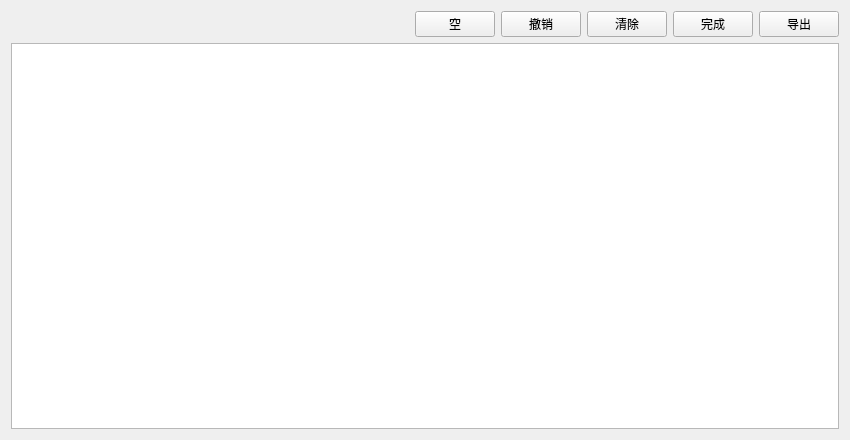
<?xml version="1.0" encoding="UTF-8"?>
<ui version="4.0">
 <class>SmartSecondSetting</class>
 <widget class="QWidget" name="SmartSecondSetting">
  <property name="geometry">
   <rect>
    <x>0</x>
    <y>0</y>
    <width>850</width>
    <height>440</height>
   </rect>
  </property>
  <property name="windowTitle">
   <string>Form</string>
  </property>
  <layout class="QVBoxLayout" name="verticalLayout_2">
   <item>
    <layout class="QVBoxLayout" name="verticalLayout">
     <item>
      <layout class="QHBoxLayout" name="horizontalLayout_2">
       <item>
        <spacer name="horizontalSpacer">
         <property name="orientation">
          <enum>Qt::Horizontal</enum>
         </property>
         <property name="sizeHint" stdset="0">
          <size>
           <width>40</width>
           <height>20</height>
          </size>
         </property>
        </spacer>
       </item>
       <item>
        <layout class="QHBoxLayout" name="horizontalLayout">
         <item>
          <widget class="QPushButton" name="EmptypushButton">
           <property name="text">
            <string>空</string>
           </property>
          </widget>
         </item>
         <item>
          <widget class="QPushButton" name="RevokepushButton">
           <property name="text">
            <string>撤销</string>
           </property>
          </widget>
         </item>
         <item>
          <widget class="QPushButton" name="ClearpushButton">
           <property name="text">
            <string>清除</string>
           </property>
          </widget>
         </item>
         <item>
          <widget class="QPushButton" name="FinishpushButton">
           <property name="text">
            <string>完成</string>
           </property>
          </widget>
         </item>
         <item>
          <widget class="QPushButton" name="ExportpushButton">
           <property name="text">
            <string>导出</string>
           </property>
          </widget>
         </item>
        </layout>
       </item>
      </layout>
     </item>
     <item>
      <widget class="QTableWidget" name="tableWidget"/>
     </item>
    </layout>
   </item>
  </layout>
 </widget>
 <resources/>
 <connections/>
</ui>
